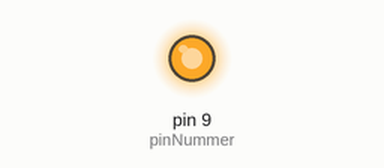
A sketch run on a simulated Arduino Uno, built with avr-gcc and run on an emulated ATmega328P. On the bench: output pins drawn as LEDs (lit = HIGH).

Above: at 0.05 s.
At 3.75 s:
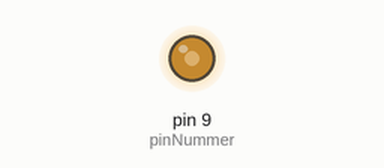
At 5.6 s:
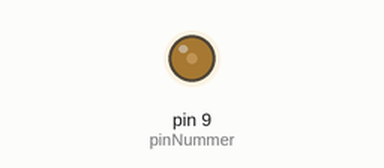
At 7.5 s:
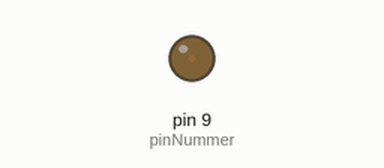
Timing chart, 0 to 9.8 s (numbered marks = the images above):
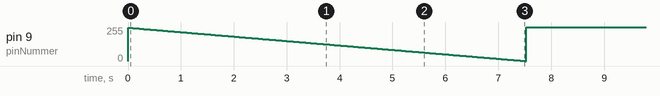

The sketch:

analogWrite.ino
```cpp
/*
 Name:		Sketch2.ino
 Created:	9/1/2015 12:37:44 PM
 Author:	Maika
*/

// the setup function runs once when you press reset or power the board
int pinNummer = 9;
int counter = 0;
void setup() {

}

// the loop function runs over and over again until power down or reset
void loop() {

	for (int i = counter; i < 250; counter++)
	{
		analogWrite(pinNummer, 250 - counter);
		delay(30);
	}

}
```

Measured:
- by itself, pin 9 (pinNummer): ramps from 255/255 to 0/255 and jumps back, once every 7.5 s
